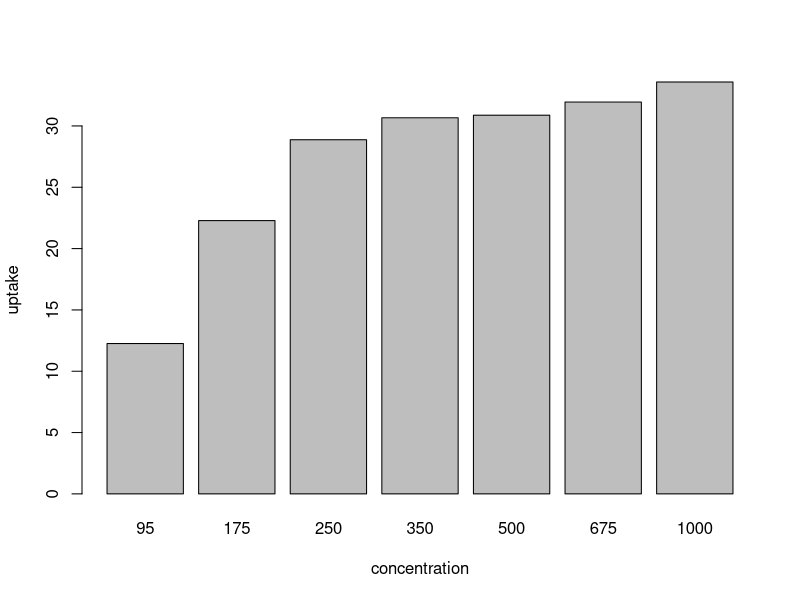
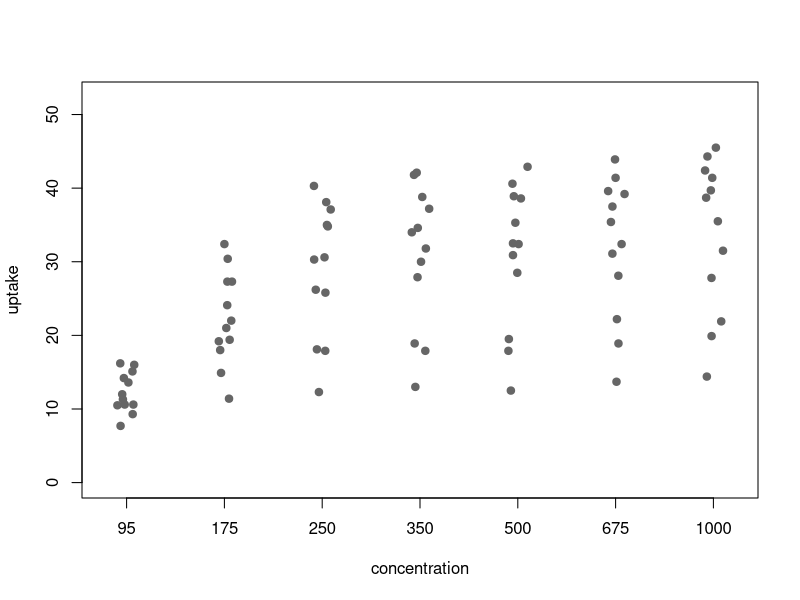
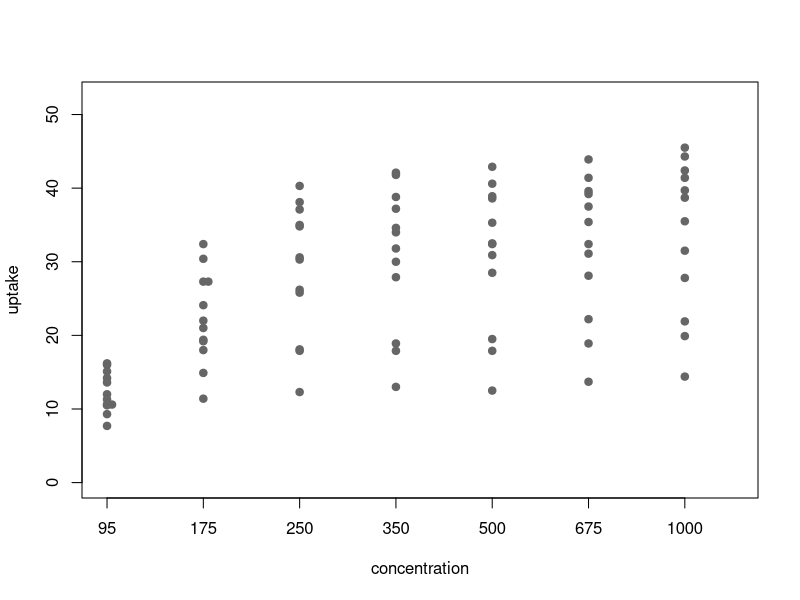
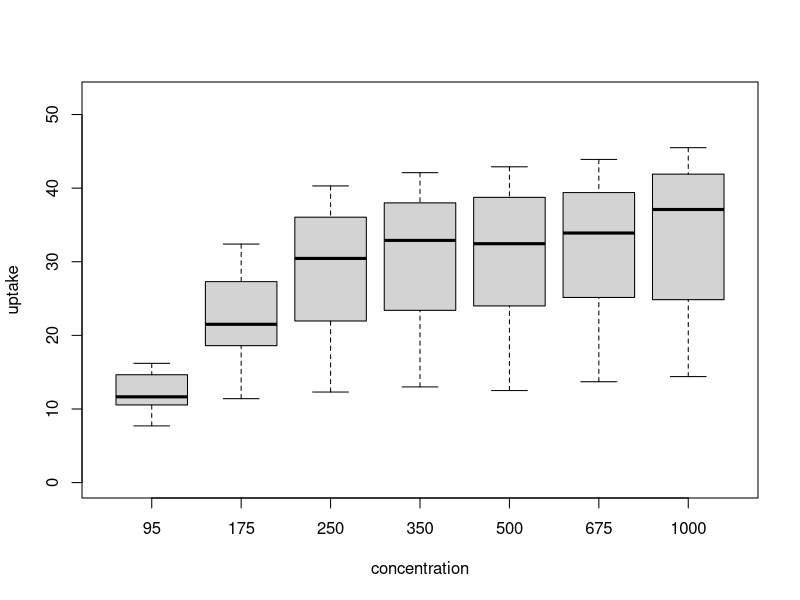
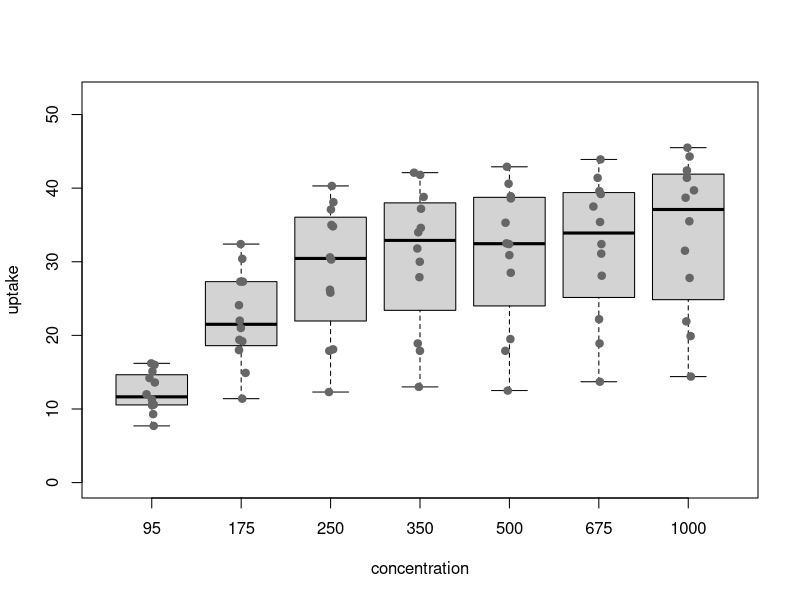
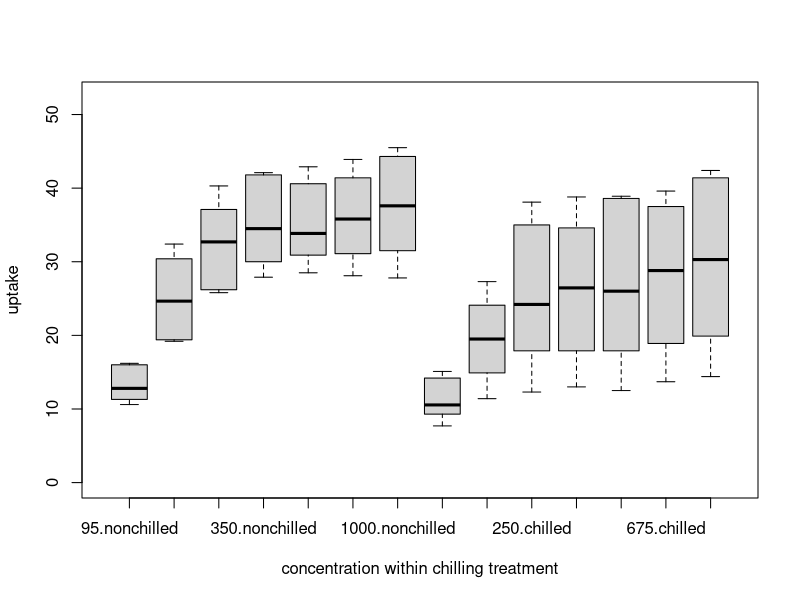
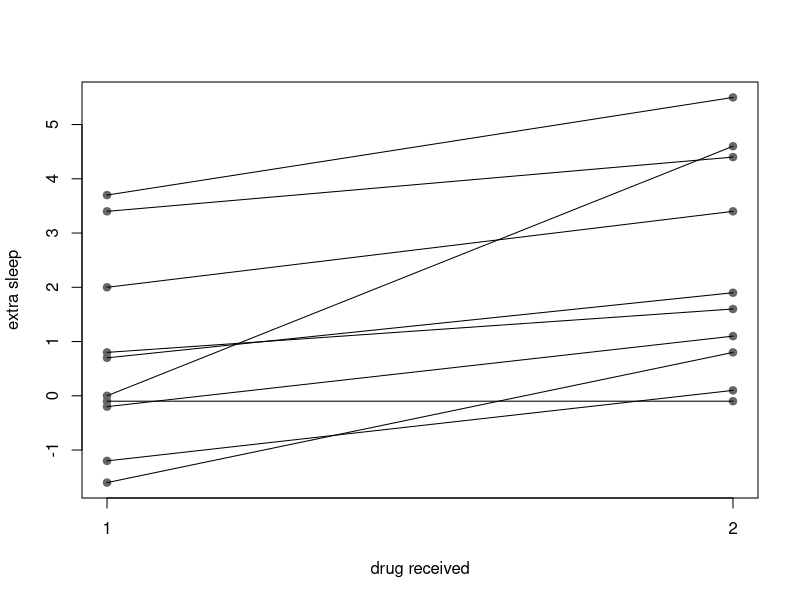
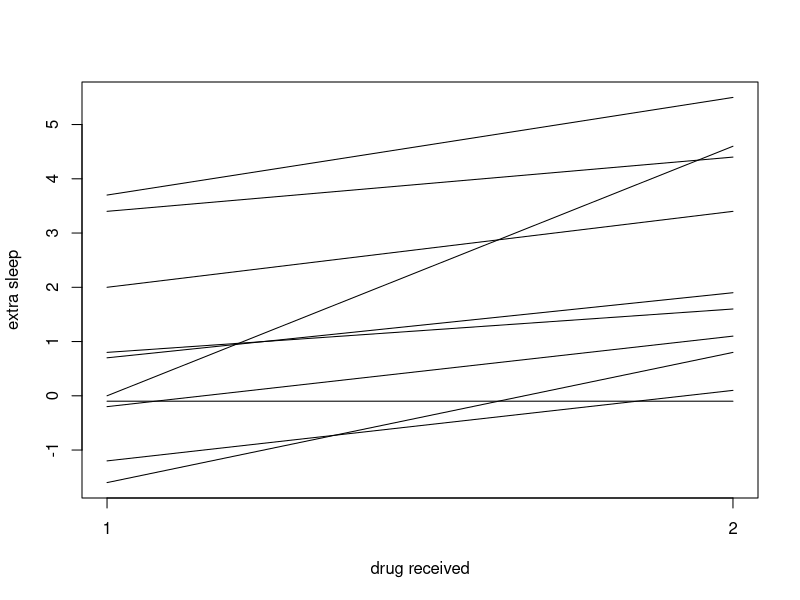

Source code (R) for these figures, in order:
## ---- chunk 1
## important to let caching work between local render and building w/ pelican
knitr::opts_chunk$set(cache = 1)
## ---- chunk 2
head(CO2)
## ---- chunk 3
barplot(unlist(lapply(split(CO2, CO2$conc), function(x) mean(x$uptake))), ylab='uptake',
        xlab='concentration')
## ---- chunk 4
CO2 <- within(CO2, conc_f <- factor(conc))
y_limits <- c(0, max(CO2$uptake) * 1.15)
point_col <- gray(0.4)
stripchart(uptake ~ conc_f, CO2, method='jitter', pch=19, col=point_col,
           xlab='concentration', ylim=y_limits, vertical=TRUE)
## ---- chunk 5
stripchart(uptake ~ conc_f, CO2, method='stack', pch=19, col=point_col,
           xlab='concentration',  ylim=y_limits, vertical=TRUE)
## ---- chunk 6

boxplot( uptake ~ conc_f , CO2, ylab='uptake', xlab='concentration', ylim=y_limits)
## ---- chunk 7
jitter <- 0.025
boxplot( uptake ~ conc_f , CO2, ylab='uptake', xlab='concentration', ylim=y_limits)
points(as.numeric(CO2$conc_f) + rnorm(nrow(CO2), sd = jitter), CO2$uptake,
       pch=19, col=point_col)
## ---- chunk 8
boxplot( uptake ~ conc_f : Treatment, CO2, ylab='uptake', ylim=y_limits,
        xlab = "concentration within chilling treatment")
## ---- chunk 9
head(sleep)
## ---- chunk 10

invisible(stripchart(extra ~ group, sleep, pch=19, col=point_col,
		     vertical=TRUE, ylab='extra sleep', xlab='drug received'))
## note -- don't enclose this in invisible in your code -- some strangeness
##         with website production compels it here
for(ID in split(sleep, sleep$ID))
  lines(extra ~ group, ID)

## ---- chunk 11
invisible(stripchart(extra ~ group, sleep, pch="", vertical=TRUE,
           	     ylab='extra sleep', xlab='drug received'))
## note -- don't enclose this in invisible in your code -- some strangeness
##         with website production compels it here
for(ID in split(sleep, sleep$ID))
  lines(extra ~ group, ID)
## ---- chunk 12
op <- par(mfrow=c(2, 1))
for(v in levels(CO2$Treatment)) {
  subs <- subset(CO2, Treatment == v)
  hist(subs$uptake, main = v, col = point_col, xlab = 'uptake', xlim = y_limits)
  }
par(op)
